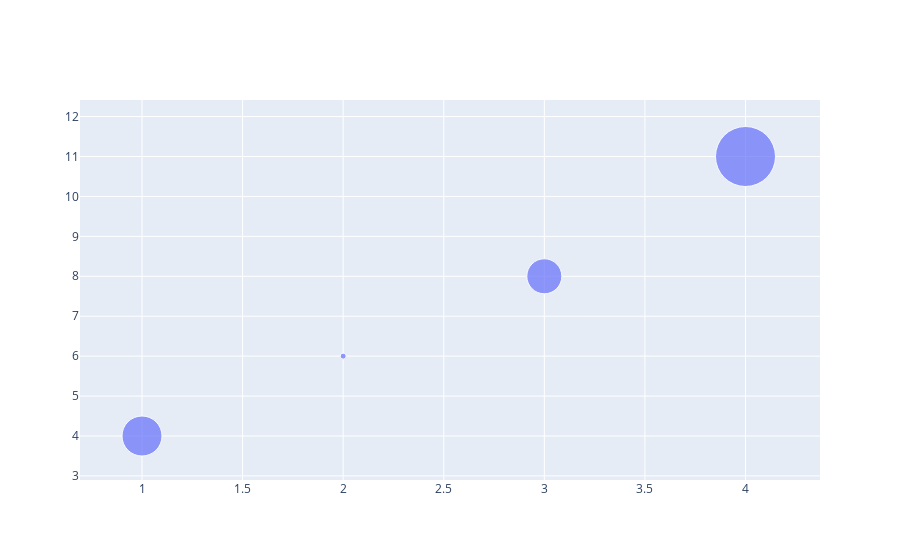

The notebook cell this image was saved under:
### Code cell
fig=go.Figure(go.Scatter(x=x,y=y,mode="markers",marker_size=[40,6,35,60],text=['A','B','C','D']))
fig.show()

### Figure 1 — Plotly figure (JSON) as saved in the notebook; plotly's stock layout.template omitted (floating-point values rounded to 4 significant figures)
{"data": [{"marker": {"size": [40, 6, 35, 60]}, "mode": "markers", "text": ["A", "B", "C", "D"], "type": "scatter", "x": [1, 2, 3, 4], "y": [4, 6, 8, 11]}], "layout": {"autosize": true, "xaxis": {"autorange": true, "range": [0.7265, 4.32], "type": "linear"}, "yaxis": {"autorange": true, "range": [1.608, 14.27], "type": "linear"}}}
